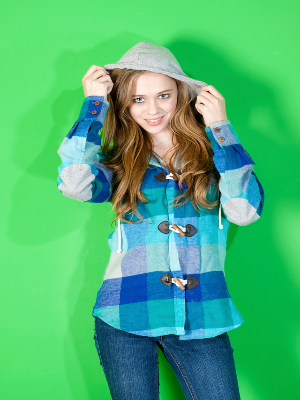
#> input picture data/image/green_back.png, 300 x 400 px, found by its file name
$ python code_13_12.py
#> lines starting #> are read from the running program, lines starting #| are printed output that depends on the picture; after the words box and inside, x2 and y2 are one past the last pixel; in counts of white or black regions, pixels touching at a corner belong together
#
# 따라하며 배우는 파이썬과 데이터과학(생능출판사 2020)
# 13.12 윤곽선을 더 잘 뽑아 낼 수 있을까, 358쪽
#
import cv2

# image를 회색조로 읽어들인다.
img_gray = cv2.imread('d:/data/green_back.png', cv2.IMREAD_GRAYSCALE)
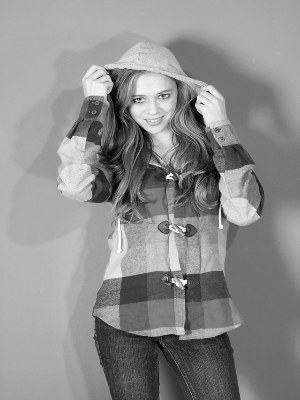
#> img_gray: shape (400, 300); min 0, max 254, mean 141

# adaptiveThreshold를 적용한다
# 주변 9x9 픽셀 공간의 평균값 - 5가 임계치가 되고, 이보다 크면 255, 그렇지 않으면 0
img_edge = cv2.adaptiveThreshold(img_gray, 255, cv2.ADAPTIVE_THRESH_MEAN_C,
                                cv2.THRESH_BINARY,   blockSize=9, C=0)
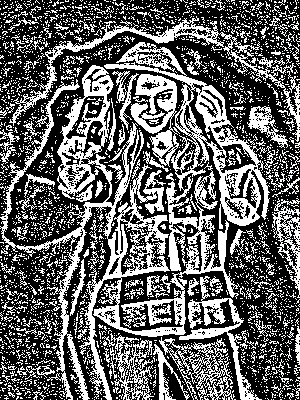
#> img_edge: shape (400, 300); 39% white; 2601 white regions (2431 under 20 px), largest, box (x1, y1, x2, y2) and area: (0, 42, 270, 400) 20871, (9, 16, 300, 142) 2974, (130, 74, 179, 167) 1930

# 결과는 윤곽선 픽셀이 드러난다
cv2.imshow('edge', img_edge)

# 다음 두 행은 키보드 입력을 기다렸다가 모든 창을 끄고 종료하는 코드
cv2.waitKey(0)
cv2.destroyAllWindows()

$ run again, with data/image/book.png copied over data/image/green_back.png
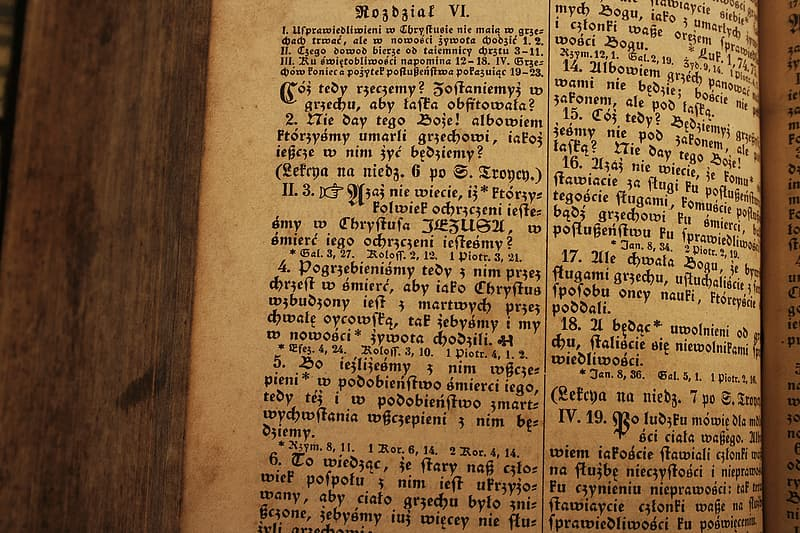
#> input picture data/image/book.png, 800 x 533 px, found by its file name
#> `img_gray = cv2.imread('d:/data/green_back.png', cv2.IMREAD_GRAYSCALE)`:
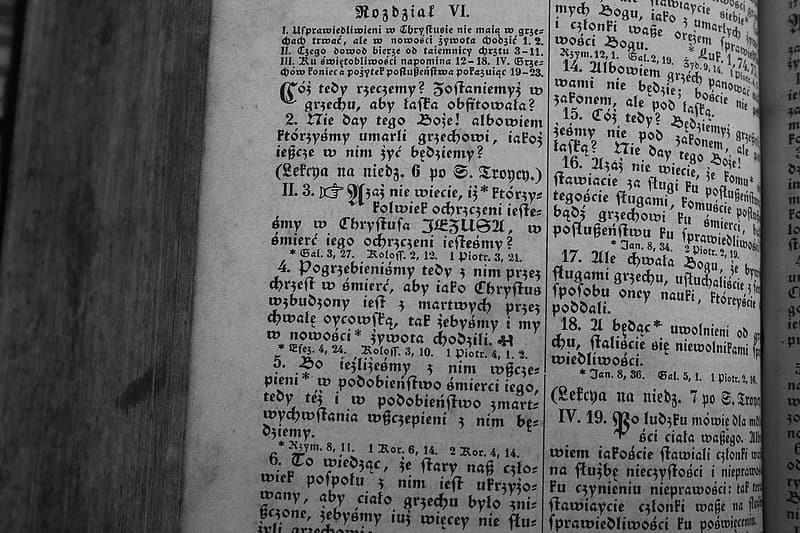
#> img_gray: shape (533, 800); min 0, max 249, mean 103.5
#> `img_edge = cv2.adaptiveThreshold(img_gray, 255, cv2.ADAPTIVE_THRESH_ME..`:
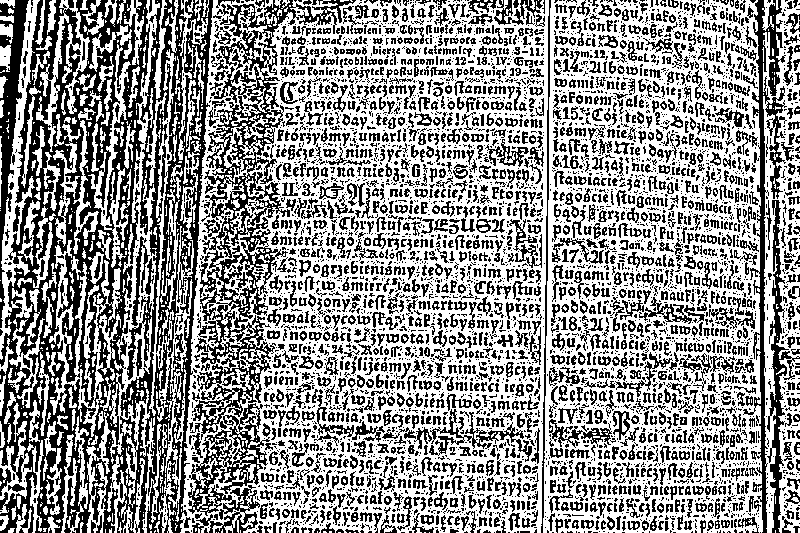
#> img_edge: shape (533, 800); 57.3% white; 5675 black regions (3919 under 20 px), largest, box (x1, y1, x2, y2) and area: (0, 0, 213, 533) 52794, (190, 0, 356, 440) 14172, (743, 0, 787, 533) 4763
